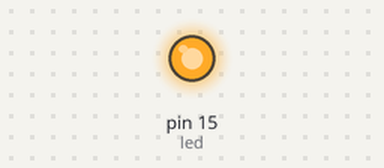
Bench run of a program on a simulated Raspberry Pi (header pin numbers). On the bench: output pins drawn as LEDs (lit = HIGH).

Above: at 0.8 s.
At 4.4 s:
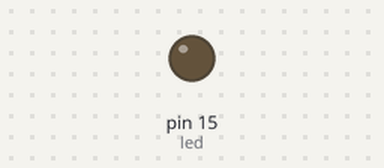
Timing chart, 0 to 8.3 s (numbered marks = the images above):
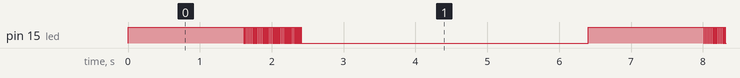

Measured:
- by itself, pin 15 (led): repeats every 6.4 s: 40 × (LOW 0.01 s, HIGH 0.01 s), LOW 4.0 s, HIGH 1.6 s
- by itself, everything shown: repeats every 10.4 s, in 34 steps

The program:

ledmultiexercise.py
```python
def fadeOut(cycle,period,incrementer):
    for i in range(1, 100):
        while True:
            if(period * cycle < 0):
                break
            GPIO.output(led, True)
            time.sleep(period * cycle)
            GPIO.output(led, False)
            time.sleep(period-(period*cycle))
            cycle = cycle - incrementer

def fadeIn(cycle,period,incrementer):
    for i in range(1, 100):
        while True:
            #fadein
            cycle = cycle + incrementer
            time.sleep(period+(period*cycle))
            GPIO.output(led, True)
            time.sleep(period * cycle)
            GPIO.output(led, False)
            if(period * cycle > 0):
                break

import RPi.GPIO as GPIO
import time

GPIO.setmode(GPIO.BOARD)


period = 0.02
cycle = 1
incrementer = .005

try:
    process = True
    while(process):
        led = 15
        GPIO.setup(led, GPIO.OUT)
        fadeOut(cycle,period,incrementer)
        cycle = 0.005
        period = 0.02
        incrementer = .002
        fadeIn(cycle,period,incrementer)
        period = 0.02
        cycle = 1
        incrementer = .005

except KeyboardInterrupt:
    process = False
    GPIO.cleanup()
```
